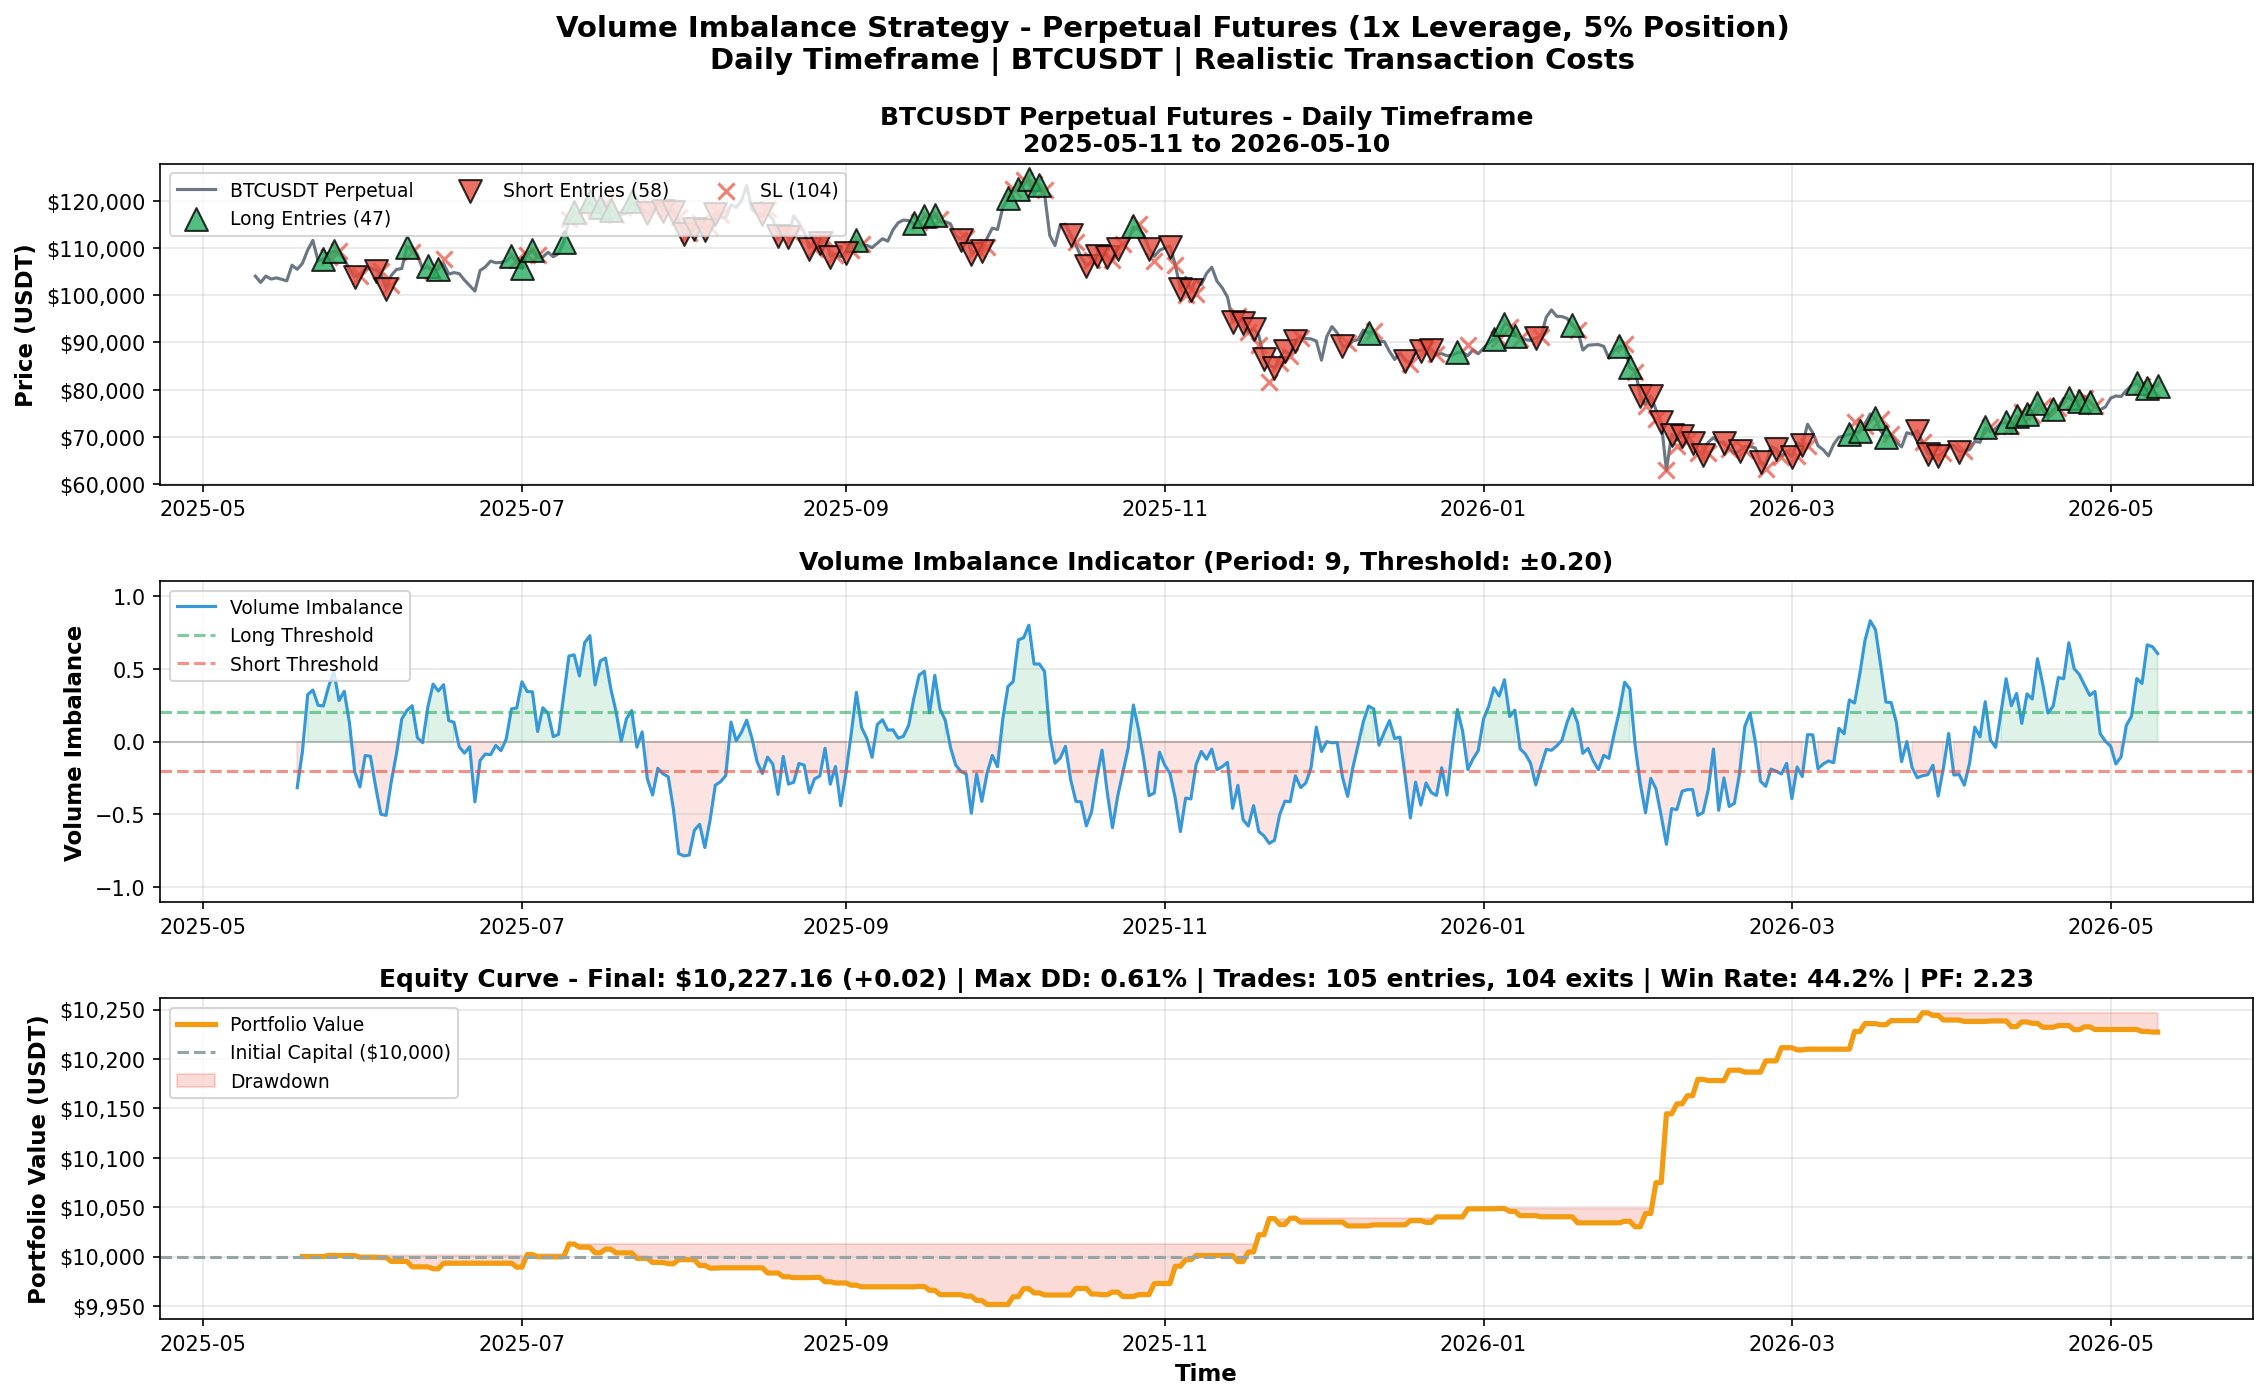

Recreate this plot in Python.
#!/usr/bin/env python3
"""
Volume Imbalance Strategy - Perpetual Futures
1x Leverage, 5% Position Sizing, Both Long & Short

Complete backtest with equity curve visualization
"""

import pandas as pd
import numpy as np
import matplotlib.pyplot as plt
from datetime import datetime, timedelta
import requests
from pathlib import Path

def fetch_binance_futures_daily(days=365):
    """Fetch perpetual futures data."""
    base_url = "https://fapi.binance.com/fapi/v1/klines"
    end_time = int(datetime.now().timestamp() * 1000)
    start_time = int((datetime.now() - timedelta(days=days)).timestamp() * 1000)

    all_klines = []
    current_start = start_time

    print(f"Fetching {days} days of BTCUSDT perpetual futures data...")

    while current_start < end_time:
        params = {"symbol": "BTCUSDT", "interval": "1d",
                   "startTime": current_start, "endTime": end_time, "limit": 1000}
        try:
            response = requests.get(base_url, params=params, timeout=10)
            response.raise_for_status()
            klines = response.json()
            if not klines:
                break
            all_klines.extend(klines)
            current_start = klines[-1][0] + 1
        except Exception as e:
            print(f"Error: {e}")
            break

    df = pd.DataFrame(all_klines, columns=[
        'timestamp', 'open', 'high', 'low', 'close', 'volume',
        'close_time', 'quote_volume', 'trades', 'taker_buy_base',
        'taker_buy_quote', 'ignore'
    ])
    df['timestamp'] = pd.to_datetime(df['timestamp'], unit='ms')
    df = df.set_index('timestamp')
    for col in ['open', 'high', 'low', 'close', 'volume']:
        df[col] = pd.to_numeric(df[col], errors='coerce')
    df['atr'] = (df['high'] - df['low']).rolling(14).mean()
    df['volatility'] = df['atr'] / df['close']
    df = df.sort_index()
    print(f"✓ Loaded {len(df)} daily candles from {df.index[0]} to {df.index[-1]}")
    return df

def calculate_vi(df, period):
    """Calculate Volume Imbalance."""
    df_temp = df.copy()
    df_temp['is_up'] = df_temp['close'] > df_temp['open']
    df_temp['up_volume'] = df_temp['volume'] * df_temp['is_up']
    df_temp['down_volume'] = df_temp['volume'] * (~df_temp['is_up'])
    up_vol_sum = df_temp['up_volume'].rolling(window=period).sum()
    down_vol_sum = df_temp['down_volume'].rolling(window=period).sum()
    total_vol = df_temp['volume'].rolling(window=period).sum()
    vi = (up_vol_sum - down_vol_sum) / total_vol
    return vi

def run_backtest(df, vi_period=9, vi_threshold=0.20,
                  sl_pct=0.015, tp_pct=0.03, trail_pct=0.01,
                  position_size_pct=0.05, leverage=1):
    """Run backtest with perpetual futures and realistic costs."""

    df_temp = df.copy()
    df_temp['vi'] = calculate_vi(df_temp, vi_period)

    # Transaction costs
    maker_fee = 0.0002
    taker_fee = 0.0004
    base_slippage_bps = 10

    capital = 10000
    position = None
    entry_price = None
    entry_btc_price = None
    sl_price = None
    tp_price = None
    highest = None
    lowest = None
    position_btc = None

    trades = []
    equity = []

    for i in range(vi_period, len(df_temp)):
        close = df_temp['close'].iloc[i]
        high = df_temp['high'].iloc[i]
        low = df_temp['low'].iloc[i]
        vi = df_temp['vi'].iloc[i]
        volatility = df_temp['volatility'].iloc[i]

        if pd.isna(vi) or pd.isna(volatility):
            equity.append(capital)
            continue

        # Volatility-adjusted slippage
        slippage_bps = base_slippage_bps * (1 + volatility * 5)
        slippage_bps = max(5, min(slippage_bps, 25))

        # Fill rate
        fill_rate = max(0.80, min(0.98, 0.90 - (volatility * 0.5)))

        # Entry
        if position is None:
            if vi > vi_threshold:
                if np.random.random() > fill_rate:
                    equity.append(capital)
                    continue

                entry_price = close * (1 + slippage_bps / 10000)
                entry_btc_price = entry_price

                # 5% position sizing
                position_value = capital * position_size_pct * leverage
                position_btc = position_value / entry_btc_price

                if np.random.random() < 0.15:
                    fill_pct = np.random.uniform(0.30, 0.70)
                    position_btc *= fill_pct

                position = 'long'
                highest = close
                sl_price = entry_price * (1 - sl_pct)
                tp_price = entry_price * (1 + tp_pct)

                trades.append({
                    'time': df_temp.index[i],
                    'type': 'LONG',
                    'entry': entry_price,
                    'vi': vi
                })

            elif vi < -vi_threshold:
                if np.random.random() > fill_rate:
                    equity.append(capital)
                    continue

                entry_price = close * (1 - slippage_bps / 10000)
                entry_btc_price = entry_price

                position_value = capital * position_size_pct * leverage
                position_btc = position_value / entry_btc_price

                if np.random.random() < 0.15:
                    fill_pct = np.random.uniform(0.30, 0.70)
                    position_btc *= fill_pct

                position = 'short'
                lowest = close
                sl_price = entry_price * (1 + sl_pct)
                tp_price = entry_price * (1 - tp_pct)

                trades.append({
                    'time': df_temp.index[i],
                    'type': 'SHORT',
                    'entry': entry_price,
                    'vi': vi
                })

        # Exit
        elif position == 'long':
            highest = max(highest, high)
            trail = highest * (1 - trail_pct)
            sl_price = max(sl_price, trail)

            if low <= sl_price:
                exit_price = sl_price * (1 - slippage_bps / 10000)
                pnl = position_btc * (exit_price - entry_btc_price) * (1 - taker_fee)
                capital += pnl
                trades[-1]['exit'] = exit_price
                trades[-1]['exit_time'] = df_temp.index[i]
                trades[-1]['pnl'] = pnl
                trades[-1]['reason'] = 'stop_loss'
                position = None
                position_btc = None

            elif high >= tp_price:
                exit_price = tp_price * (1 - slippage_bps / 10000)
                pnl = position_btc * (exit_price - entry_btc_price) * (1 - taker_fee)
                capital += pnl
                trades[-1]['exit'] = exit_price
                trades[-1]['exit_time'] = df_temp.index[i]
                trades[-1]['pnl'] = pnl
                trades[-1]['reason'] = 'take_profit'
                position = None
                position_btc = None

            elif vi < -vi_threshold:
                exit_price = close * (1 - slippage_bps / 10000)
                pnl = position_btc * (exit_price - entry_btc_price) * (1 - taker_fee)
                capital += pnl
                trades[-1]['exit'] = exit_price
                trades[-1]['exit_time'] = df_temp.index[i]
                trades[-1]['pnl'] = pnl
                trades[-1]['reason'] = 'signal_reverse'
                position = None
                position_btc = None

        elif position == 'short':
            lowest = min(lowest, low)
            trail = lowest * (1 + trail_pct)
            sl_price = min(sl_price, trail)

            if high >= sl_price:
                exit_price = sl_price * (1 + slippage_bps / 10000)
                pnl = position_btc * (entry_btc_price - exit_price) * (1 - taker_fee)
                capital += pnl
                trades[-1]['exit'] = exit_price
                trades[-1]['exit_time'] = df_temp.index[i]
                trades[-1]['pnl'] = pnl
                trades[-1]['reason'] = 'stop_loss'
                position = None
                position_btc = None

            elif low <= tp_price:
                exit_price = tp_price * (1 + slippage_bps / 10000)
                pnl = position_btc * (entry_btc_price - exit_price) * (1 - taker_fee)
                capital += pnl
                trades[-1]['exit'] = exit_price
                trades[-1]['exit_time'] = df_temp.index[i]
                trades[-1]['pnl'] = pnl
                trades[-1]['reason'] = 'take_profit'
                position = None
                position_btc = None

            elif vi > vi_threshold:
                exit_price = close * (1 - slippage_bps / 10000)
                pnl = position_btc * (entry_btc_price - exit_price) * (1 - taker_fee)
                capital += pnl
                trades[-1]['exit'] = exit_price
                trades[-1]['exit_time'] = df_temp.index[i]
                trades[-1]['pnl'] = pnl
                trades[-1]['reason'] = 'signal_reverse'
                position = None
                position_btc = None

        equity.append(capital)

    return capital, trades, equity, df_temp

def create_equity_visualization(df, trades, equity):
    """Create comprehensive visualization."""

    fig = plt.figure(figsize=(18, 10))
    gs = fig.add_gridspec(3, 2, hspace=0.3, wspace=0.3)

    # Convert to DataFrame
    equity_df = pd.DataFrame({
        'time': df.index[len(df)-len(equity):],
        'equity': equity
    }).set_index('time')

    # Plot 1: Price with trades
    ax1 = fig.add_subplot(gs[0, :])
    ax1.plot(df.index, df['close'], color='#2c3e50', linewidth=1.5, label='BTCUSDT Perpetual', alpha=0.7)

    # Plot trades
    long_trades = [t for t in trades if 'entry' in t and t.get('type') == 'LONG']
    short_trades = [t for t in trades if 'entry' in t and t.get('type') == 'SHORT']

    if long_trades:
        entry_times = [t['time'] for t in long_trades]
        entry_prices = [t['entry'] for t in long_trades]
        ax1.scatter(entry_times, entry_prices, marker='^', color='#27ae60', s=120,
                   label=f'Long Entries ({len(long_trades)})', zorder=5, alpha=0.8, edgecolors='black', linewidth=1)

    if short_trades:
        entry_times = [t['time'] for t in short_trades]
        entry_prices = [t['entry'] for t in short_trades]
        ax1.scatter(entry_times, entry_prices, marker='v', color='#e74c3c', s=120,
                   label=f'Short Entries ({len(short_trades)})', zorder=5, alpha=0.8, edgecolors='black', linewidth=1)

    # Plot exits
    exit_trades = [t for t in trades if 'exit' in t]
    tp_trades = [t for t in exit_trades if t.get('reason') == 'take_profit']
    sl_trades = [t for t in exit_trades if t.get('reason') == 'stop_loss']
    rev_trades = [t for t in exit_trades if t.get('reason') == 'signal_reverse']

    if tp_trades:
        exit_times = [t['exit_time'] for t in tp_trades]
        exit_prices = [t['exit'] for t in tp_trades]
        ax1.scatter(exit_times, exit_prices, marker='o', color='#27ae60', s=60,
                   label=f'TP ({len(tp_trades)})', zorder=4, alpha=0.7)

    if sl_trades:
        exit_times = [t['exit_time'] for t in sl_trades]
        exit_prices = [t['exit'] for t in sl_trades]
        ax1.scatter(exit_times, exit_prices, marker='x', color='#e74c3c', s=60,
                   label=f'SL ({len(sl_trades)})', zorder=4, alpha=0.7)

    if rev_trades:
        exit_times = [t['exit_time'] for t in rev_trades]
        exit_prices = [t['exit'] for t in rev_trades]
        ax1.scatter(exit_times, exit_prices, marker='s', color='#95a5a6', s=40,
                   label=f'Reverse ({len(rev_trades)})', zorder=4, alpha=0.7)

    ax1.set_ylabel('Price (USDT)', fontsize=11, fontweight='bold')
    ax1.set_title('BTCUSDT Perpetual Futures - Daily Timeframe\n' +
                   f'{df.index[0].strftime("%Y-%m-%d")} to {df.index[-1].strftime("%Y-%m-%d")}',
                   fontsize=12, fontweight='bold')
    ax1.legend(loc='upper left', fontsize=9, ncol=3)
    ax1.grid(True, alpha=0.3)
    ax1.yaxis.set_major_formatter(plt.FuncFormatter(lambda x, p: f'${x:,.0f}'))

    # Plot 2: Volume Imbalance indicator
    ax2 = fig.add_subplot(gs[1, :], sharex=ax1)
    ax2.plot(df.index, df['vi'], color='#3498db', linewidth=1.5, label='Volume Imbalance')
    ax2.axhline(y=0, color='gray', linestyle='-', linewidth=0.8, alpha=0.5)
    ax2.axhline(y=0.20, color='#27ae60', linestyle='--', linewidth=1.5, alpha=0.6, label='Long Threshold')
    ax2.axhline(y=-0.20, color='#e74c3c', linestyle='--', linewidth=1.5, alpha=0.6, label='Short Threshold')
    ax2.fill_between(df.index, 0, df['vi'], where=(df['vi'] > 0), color='#27ae60', alpha=0.15)
    ax2.fill_between(df.index, 0, df['vi'], where=(df['vi'] < 0), color='#e74c3c', alpha=0.15)
    ax2.set_ylabel('Volume Imbalance', fontsize=11, fontweight='bold')
    ax2.set_title('Volume Imbalance Indicator (Period: 9, Threshold: ±0.20)',
                   fontsize=12, fontweight='bold')
    ax2.legend(loc='upper left', fontsize=9)
    ax2.grid(True, alpha=0.3)
    ax2.set_ylim([-1.1, 1.1])

    # Plot 3: Equity curve
    ax3 = fig.add_subplot(gs[2, :], sharex=ax1)
    ax3.plot(equity_df.index, equity_df['equity'],
             color='#f39c12', linewidth=2.5, label='Portfolio Value')
    ax3.axhline(y=10000, color='#95a5a6', linestyle='--', linewidth=1.5,
                label='Initial Capital ($10,000)')

    # Shade drawdown
    cummax = equity_df['equity'].cummax()
    ax3.fill_between(equity_df.index, equity_df['equity'], cummax,
                     where=(equity_df['equity'] < cummax), color='#e74c3c', alpha=0.2, label='Drawdown')

    # Calculate statistics
    final_equity = equity_df['equity'].iloc[-1]
    total_return = (final_equity - 10000) / 10000
    max_dd = (equity_df['equity'].cummax() - equity_df['equity']).max() / 10000

    winning_trades = sum(1 for t in trades if t.get('pnl', 0) > 0)
    total_trades = len([t for t in trades if 'pnl' in t])
    win_rate = winning_trades / total_trades if total_trades > 0 else 0

    gross_profit = sum(t['pnl'] for t in trades if t.get('pnl', 0) > 0)
    gross_loss = abs(sum(t['pnl'] for t in trades if t.get('pnl', 0) < 0))
    profit_factor = gross_profit / gross_loss if gross_loss > 0 else 0

    ax3.set_ylabel('Portfolio Value (USDT)', fontsize=11, fontweight='bold')
    ax3.set_xlabel('Time', fontsize=11, fontweight='bold')
    ax3.set_title(f'Equity Curve - Final: ${final_equity:,.2f} ({total_return:+.2f}) | ' +
                   f'Max DD: {max_dd:.2%} | Trades: {len(trades)} entries, {total_trades} exits | ' +
                   f'Win Rate: {win_rate:.1%} | PF: {profit_factor:.2f}',
                   fontsize=12, fontweight='bold')
    ax3.legend(loc='upper left', fontsize=9)
    ax3.grid(True, alpha=0.3)
    ax3.yaxis.set_major_formatter(plt.FuncFormatter(lambda x, p: f'${x:,.0f}'))

    # Main title
    fig.suptitle('Volume Imbalance Strategy - Perpetual Futures (1x Leverage, 5% Position)\n' +
                 'Daily Timeframe | BTCUSDT | Realistic Transaction Costs',
                 fontsize=14, fontweight='bold')

    plt.tight_layout()

    output_path = Path('VolumeImbalance/equity_curve_5pct.png')
    plt.savefig(output_path, dpi=150, bbox_inches='tight', facecolor='white')
    print(f"\n✓ Equity curve saved to: {output_path}")

    return {
        'final_equity': final_equity,
        'total_return': total_return,
        'max_dd': max_dd,
        'win_rate': win_rate,
        'profit_factor': profit_factor,
        'total_trades': len(trades),
        'exits': total_trades
    }

# Main
print("="*70)
print("VOLUME IMBALANCE STRATEGY - COMPLETE BACKTEST")
print("Perpetual Futures | 1x Leverage | 5% Position Sizing")
print("="*70)

df = fetch_binance_futures_daily(days=365)

print("\nRunning backtest...")
print("Parameters: VI Period=9, Threshold=0.20, SL=1.5%, TP=3%, Trail=1%")
print("Position Size: 5% of capital")
print("Leverage: 1x\n")

capital, trades, equity, df_with_vi = run_backtest(df)

print("\n" + "="*70)
print("BACKTEST RESULTS")
print("="*70)

results = create_equity_visualization(df_with_vi, trades, equity)

print(f"\nInitial Capital: $10,000.00")
print(f"Final Capital: ${results['final_equity']:,.2f}")
print(f"Total Return: {results['total_return']*100:+.2f}%")
print(f"Max Drawdown: {results['max_dd']*100:.2f}%")
print(f"Win Rate: {results['win_rate']*100:.1f}%")
print(f"Profit Factor: {results['profit_factor']:.2f}")
print(f"Total Trades: {results['total_trades']}")
print("="*70)

# Save detailed trade log
trades_df = pd.DataFrame([t for t in trades if 'pnl' in t])
if len(trades_df) > 0:
    trades_df.to_csv('VolumeImbalance/trade_log_5pct.csv', index=False)
    print(f"\n✓ Trade log saved to: VolumeImbalance/trade_log_5pct.csv")
    print(f"  Winning trades: {sum(1 for _, row in trades_df.iterrows() if row['pnl'] > 0)}")
    print(f"  Losing trades: {sum(1 for _, row in trades_df.iterrows() if row['pnl'] < 0)}")

print(f"\n✓ Equity curve saved to: VolumeImbalance/equity_curve_5pct.png")
